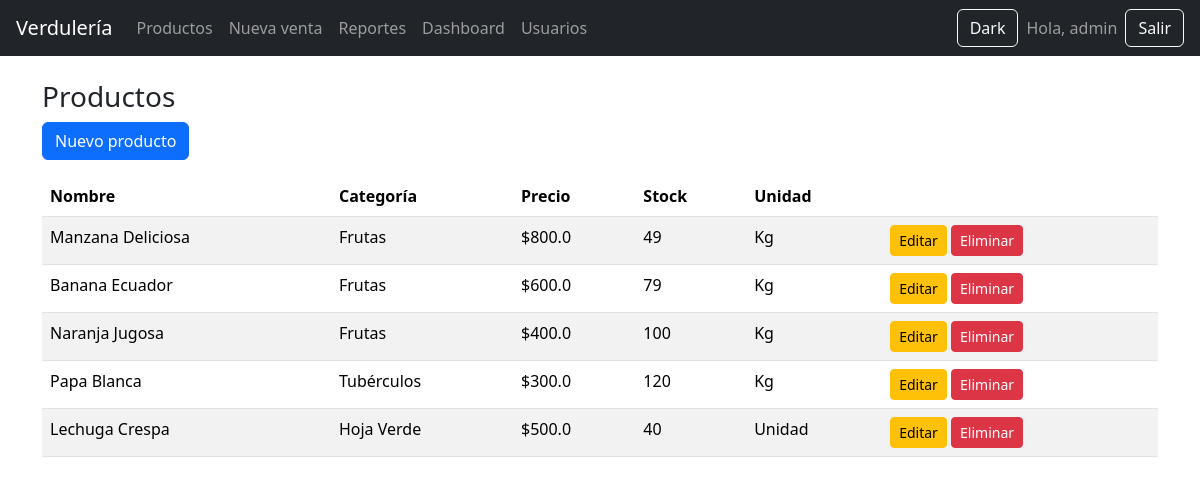
The app's page /productos/ (signed in) with its own data.
### tables this page shows
CREATE TABLE productos (
        id INTEGER PRIMARY KEY AUTOINCREMENT,
        nombre TEXT NOT NULL,
        precio REAL NOT NULL,
        stock INTEGER NOT NULL DEFAULT 0,
        categoria_id INTEGER,
        unidad_id INTEGER,
        FOREIGN KEY (categoria_id) REFERENCES categorias(id),
        FOREIGN KEY (unidad_id) REFERENCES unidades(id)
    );

CREATE TABLE categorias (
        id INTEGER PRIMARY KEY AUTOINCREMENT,
        nombre TEXT NOT NULL UNIQUE
    );

CREATE TABLE unidades (
        id INTEGER PRIMARY KEY AUTOINCREMENT,
        nombre TEXT NOT NULL UNIQUE
    );

### app/routes/productos.py (the view)
@productos_bp.route("/")
@login_required
def lista():
    db = get_db()
    productos = db.execute("""
        SELECT
            p.id,
            p.nombre,
            p.precio,
            p.stock,
            c.nombre AS categoria,
            u.nombre AS unidad
        FROM productos p
        LEFT JOIN categorias c ON p.categoria_id = c.id
        LEFT JOIN unidades u ON p.unidad_id = u.id
    """).fetchall()
    return render_template("productos/lista.html", productos=productos)

### app/__init__.py (called while the page is built)
def create_app():
    app = Flask(__name__)
    app.secret_key = "clave-super-secreta"
    app.register_blueprint(auth_bp)
    app.register_blueprint(productos_bp)
    app.register_blueprint(ventas_bp)
    app.register_blueprint(reportes_bp)
    app.register_blueprint(admin_bp)
    app.register_blueprint(usuarios_bp)
    @app.route("/")
    def index():
        return render_template("index.html")
    @app.teardown_appcontext
    def teardown_db(exception):
        close_db()
    return app

### db.py (called while the page is built)
def get_db():
    if "db" not in g:
        g.db = sqlite3.connect(DB_NAME)
        g.db.row_factory = sqlite3.Row
    return g.db

### app/templates/productos/lista.html
{% extends "base.html" %}
{% block contenido %}
<h3>Productos</h3>
<a href="/productos/nuevo" class="btn btn-primary mb-3">Nuevo producto</a>
<table class="table table-striped">
<thead>
<tr>
    <th>Nombre</th>
    <th>Categoría</th>
    <th>Precio</th>
    <th>Stock</th>
    <th>Unidad</th>
    <th></th>
</tr>
</thead>
<tbody>
{% for p in productos %}
<tr>
    <td>{{p[1]}}</td>
    <td>{{p[4]}}</td>
    <td>${{p[2]}}</td>
    <td>{{p[3]}}</td>
    <td>{{p[5]}}</td>
    <td>
        <a class="btn btn-sm btn-warning" href="/productos/editar/{{p.id}}">Editar</a>
        <a class="btn btn-sm btn-danger" href="/productos/delete/{{p.id}}">Eliminar</a>
    </td>
</tr>
{% endfor %}
</tbody>
</table>
{% endblock %}

### records on screen
productos: nombre "Manzana Deliciosa", nombre "Frutas", precio "800.0", stock "49", nombre "Kg"
productos: nombre "Banana Ecuador", nombre "Frutas", precio "600.0", stock "79", nombre "Kg"
productos: nombre "Naranja Jugosa", nombre "Frutas", precio "400.0", stock "100", nombre "Kg"
productos: nombre "Papa Blanca", nombre "Tubérculos", precio "300.0", stock "120", nombre "Kg"
productos: nombre "Lechuga Crespa", nombre "Hoja Verde", precio "500.0", stock "40", nombre "Unidad"

### other values on screen
{{ session.username }} "admin"
